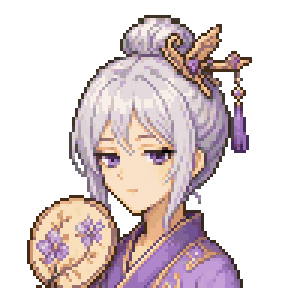
#> input picture assets/portraits/pool/advisor_f_04.png, 96 x 96 px (shown 3 times larger)
$ python fix_portraits.py ../../assets/portraits/pool/advisor_f_04.png ../../assets/portraits/pool/advisor_f_05.png
#> lines starting #> are read from the running program, lines starting #| are printed output that depends on the picture
"""Turns a big AI portrait into a game pool portrait (96x96, transparent, see
docs/portrait_ai_guide.md).

A Gemini image (1024x1024) first loses its faint white sparkle watermark: the watermark's
alpha, measured once on plain green backgrounds, is in gemini_sparkle.png and is blended out.
Fake pixel art (an image upscaled from a small sprite, often unevenly and as a JPEG) is first
brought back to its real pixels: the block size and offset are measured on each axis from the
edges, and every block takes the median color of its middle. The background is then removed:
a flat key color (the corners' color, e.g. the #00FF00 asked for in the prompt) or a baked-in
checkerboard. The figure is cropped, shrunk only if wider than 96 px, and placed 5 px below the
top (a short figure sits on the bottom edge); whatever does not fit is cut at the bottom. Hard alpha, at most 48 colors.

    python tools/art/fix_portraits.py <source image> <output .png>
"""
import sys
from collections import deque
from pathlib import Path

import numpy as np
from PIL import Image

SIZE, TOP, COLORS = 96, 5, 48
# Block sizes the grid search tries, in source pixels.
MIN_BLOCK, MAX_BLOCK, BLOCK_STEP = 3.0, 20.0, 0.05
# Gemini's watermark: its alpha mask and where its top-left corner sits in a 1024x1024 image.
GEMINI_SIZE, GEMINI_SPARKLE_AT = (1024, 1024), 864
GEMINI_SPARKLE = Path(__file__).with_name("gemini_sparkle.png")


def remove_gemini_sparkle(im: Image.Image) -> Image.Image:
    """Undoes the white watermark blend: shown = (1 - alpha) * color + alpha * white."""
    if im.size != GEMINI_SIZE:
        return im
    alpha = np.asarray(Image.open(GEMINI_SPARKLE), dtype=float)[..., None] / 255.0
    a = np.asarray(im).astype(float)
    at, size = GEMINI_SPARKLE_AT, alpha.shape[0]
    area = a[at:at + size, at:at + size, :3]
    a[at:at + size, at:at + size, :3] = np.clip((area - alpha * 255.0) / (1.0 - alpha), 0, 255)
    return Image.fromarray(a.round().astype(np.uint8))


def find_grid(gray: np.ndarray, axis: int) -> tuple[float, float]:
    """(block size, offset of the first block edge) along an axis, from the edge strength."""
    edges = np.abs(np.diff(gray, axis=axis)).sum(axis=1 - axis)
    edges = edges - edges.mean()
    positions = np.arange(len(edges)) + 0.5
    best = (0.0, 1.0, 0.0)
    for period in np.arange(MIN_BLOCK, MAX_BLOCK, BLOCK_STEP):
        wave = (edges * np.exp(2j * np.pi * positions / period)).sum()
        # Weight by sqrt(period): smaller divisors of the real block size fit almost as well.
        score = abs(wave) * period ** 0.5
        if score > best[0]:
            best = (score, period, (np.angle(wave) / (2 * np.pi) * period) % period)
    return best[1], best[2]


def to_real_pixels(im: Image.Image) -> Image.Image:
    rgb = np.asarray(im.convert("RGB"), dtype=float)
    gray = rgb.mean(axis=2)
    (px, ox), (py, oy) = find_grid(gray, 1), find_grid(gray, 0)
    if px < 2.0 and py < 2.0:
        return im.convert("RGBA")
    xs = np.arange(ox - px, im.width, px)
    ys = np.arange(oy - py, im.height, py)
    out = np.zeros((len(ys) - 1, len(xs) - 1, 3), dtype=np.uint8)
    for j in range(len(ys) - 1):
        y0, y1 = ys[j] + (ys[j + 1] - ys[j]) * 0.25, ys[j] + (ys[j + 1] - ys[j]) * 0.75
        for i in range(len(xs) - 1):
            x0, x1 = xs[i] + (xs[i + 1] - xs[i]) * 0.25, xs[i] + (xs[i + 1] - xs[i]) * 0.75
            cell = rgb[max(0, int(y0)):max(1, int(np.ceil(y1))), max(0, int(x0)):max(1, int(np.ceil(x1)))]
            if cell.size:
                out[j, i] = np.median(cell.reshape(-1, 3), axis=0)
    print("  grid %.2f x %.2f px -> %d x %d" % (px, py, out.shape[1], out.shape[0]))
    return Image.fromarray(out).convert("RGBA")


def remove_key_color(im: Image.Image, key: tuple, tolerance: float = 90.0) -> Image.Image:
    a = np.asarray(im).copy()
    diff = np.sqrt(((a[..., :3].astype(float) - np.array(key[:3], dtype=float)) ** 2).sum(axis=2))
    a[diff < tolerance, 3] = 0
    return Image.fromarray(a)


def is_checker(p) -> bool:
    r, g, b, a = p
    return a < 128 or (min(r, g, b) >= 226 and max(r, g, b) - min(r, g, b) <= 8)


def remove_checker(im: Image.Image) -> Image.Image:
    """Flood fill from the borders through near-white gray pixels (a painted checkerboard)."""
    w, h = im.size
    px = im.load()
    seen = bytearray(w * h)
    queue = deque((x, y) for x in range(w) for y in (0, h - 1))
    queue.extend((x, y) for y in range(h) for x in (0, w - 1))
    while queue:
        x, y = queue.popleft()
        if seen[y * w + x]:
            continue
        seen[y * w + x] = 1
        if not is_checker(px[x, y]):
            continue
        px[x, y] = (0, 0, 0, 0)
        for nx, ny in ((x + 1, y), (x - 1, y), (x, y + 1), (x, y - 1)):
            if 0 <= nx < w and 0 <= ny < h and not seen[ny * w + nx]:
                queue.append((nx, ny))
    return im


def corner_color(im: Image.Image) -> tuple:
    """The background color: the top edge and the upper half of the sides (a bust touches the
    bottom, so the bottom corners are clothes)."""
    a = np.asarray(im.convert("RGBA"))
    half = a.shape[0] // 2
    border = np.concatenate([a[:4].reshape(-1, 4), a[:half, :4].reshape(-1, 4), a[:half, -4:].reshape(-1, 4)])
    return tuple(int(v) for v in np.median(border, axis=0))


def fix(src: str, dst: str) -> None:
    im = remove_gemini_sparkle(Image.open(src).convert("RGBA"))
#> im is the input picture: PIL image 96x96 RGBA; mean R, G, B, A 89.4, 76.3, 77.4, 123.1
    key = corner_color(im)
#> in corner_color, `border = np.concatenate([a[:4].reshape(-1, 4), a[:half, :4].reshape(-1..`: border = 768 rows, first 6: [0, 0, 0, 0], [0, 0, 0, 0], [0, 0, 0, 0], [0, 0, 0, 0], [0, 0, 0, 0], [0, 0, 0, 0]
#> key = (0, 0, 0, 0)
    im = to_real_pixels(im)
#> in to_real_pixels, `rgb = np.asarray(im.convert("RGB"), dtype=float)`:
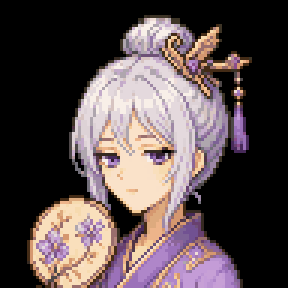
#> rgb: shape (96, 96, 3) float64 (shown 3 times larger); mean R, G, B 89.4, 76.3, 77.4
#> in to_real_pixels, `gray = rgb.mean(axis=2)`:
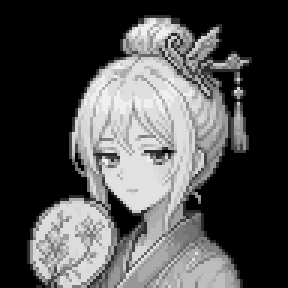
#> gray: shape (96, 96) float64 (shown 3 times larger); min 0, max 239.7, mean 81
#> in find_grid, `edges = np.abs(np.diff(gray, axis=axis)).sum(axis=1 - axis)`: edges = 95 values, max 4332.3 at index 56, min 0 at index 0, mean 1730.4
#> in find_grid, `edges = edges - edges.mean()`: edges = 95 values, max 2601.9 at index 56, min -1730.4 at index 0, mean 1.39e-13
#> in find_grid, `positions = np.arange(len(edges)) + 0.5`: positions = 95 values from 0.5 to 94.5
#> the loop in find_grid, `for period in np.arange(MIN_BLOCK, MAX_BLOCK, BLOCK_STEP):` made 340 passes
#> (score, best) on passes 1, 3, 7, 8, 22, 29, 30, 37, 42, 43, 44, 61: (3080.6, (3080.6, 3, 2.6)), (3285.3, (3285.3, 3.1, 2.56)), (6348, (6348, 3.3, 3.15)), (6673.5, (6673.5, 3.35, 2.61)), (7199.2, (7199.2, 4.05, 2.91)), (8009.2, (8009.2, 4.4, 3.6)), (8882.6, (8882.6, 4.45, 2.98)), (9030.6, (9030.6, 4.8, 4.57)), (11779, (11779, 5.05, 4.61)), (15226.3, (15226.3, 5.1, 4.28)), (16219.6, (16219.6, 5.15, 3.94)), (19113.8, (19113.8, 6, 0.34))
#> score on passes 2, 4, 5, 6, 9, 10: 1733, 2785.3, 1179.8, 1188.2, 4003.6, 6025.3
#> after the loop in find_grid, `for period in np.arange(MIN_BLOCK, MAX_BLOCK, BLOCK_STEP):`: best = (75221.4, 17.1, 12.18)
#> the loop in find_grid (call 2), `for period in np.arange(MIN_BLOCK, MAX_BLOCK, BLOCK_STEP):` made 340 passes
#> (score, best) on passes 1, 5, 6, 8, 9, 73, 74, 75, 76, 88, 89, 90: (4106.8, (4106.8, 3, 1.81)), (6300.8, (6300.8, 3.2, 3.01)), (7814.1, (7814.1, 3.25, 2.5)), (11462.6, (11462.6, 3.35, 2.44)), (14895, (14895, 3.4, 2)), (15381.4, (15381.4, 6.6, 5.5)), (16845.5, (16845.5, 6.65, 5.4)), (17864.5, (17864.5, 6.7, 5.26)), (18156.3, (18156.3, 6.75, 5.09)), (19490, (19490, 7.35, 5.51)), (21150.4, (21150.4, 7.4, 5.33)), (22186.1, (22186.1, 7.45, 5.14))
#> score on passes 2, 3, 4, 7, 10, 11: 2925.4, 642.7, 1327.8, 5340.6, 11402.4, 5320.3
#> in to_real_pixels, `(px, ox), (py, oy) = find_grid(gray, 1), find_grid(gray, 0)`: px = 17.1; ox = 12.18; py = 18.7; oy = 12.11
#|   grid 17.10 x 18.70 px -> 5 x 5
    if key[3] >= 128:
        r, g, b = key[:3]
        flat_gray = min(r, g, b) >= 226 and max(r, g, b) - min(r, g, b) <= 8
        im = remove_checker(im) if flat_gray else remove_key_color(im, key)
    alpha = im.getchannel("A").point(lambda v: 255 if v >= 128 else 0)
    im.putalpha(alpha)
    im = im.crop(im.getbbox())
    if im.width > SIZE:
        im = im.resize((SIZE, max(1, round(im.height * SIZE / im.width))), Image.NEAREST)
    alpha = im.getchannel("A")
    rgb = Image.new("RGB", im.size)
    rgb.paste(im.convert("RGB"), mask=alpha)
    piece = rgb.quantize(COLORS, method=Image.Quantize.MEDIANCUT).convert("RGBA")
    piece.putalpha(alpha)
    out = Image.new("RGBA", (SIZE, SIZE), (0, 0, 0, 0))
#> out: PIL image 96x96 RGBA; every value is 0
    # 5 px below the top, cut at the bottom; a short figure sits on the bottom edge instead.
    out.paste(piece, ((SIZE - im.width) // 2, max(TOP, SIZE - im.height)), piece)
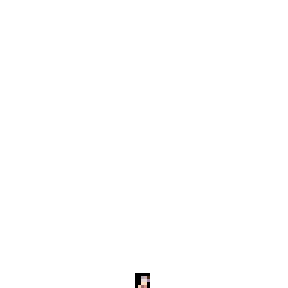
#> out: PIL image 96x96 RGBA (shown 3 times larger); mean R, G, B, A 0.2, 0.2, 0.2, 0.7; transparent parts drawn white
    out.save(dst)


if __name__ == "__main__":
    fix(sys.argv[1], sys.argv[2])

$ run again, on assets/portraits/pool/advisor_f_06.png
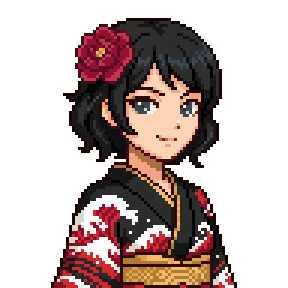
#> input picture assets/portraits/pool/advisor_f_06.png, 96 x 96 px (shown 3 times larger)
#> in fix, im is the input picture: PIL image 96x96 RGBA; mean R, G, B, A 48.6, 33, 29.9, 111.5
#> border = 768 rows, first 6: [0, 0, 0, 0], [0, 0, 0, 0], [0, 0, 0, 0], [0, 0, 0, 0], [0, 0, 0, 0], [0, 0, 0, 0]
#> key = (0, 0, 0, 0)
#> in to_real_pixels, `rgb = np.asarray(im.convert("RGB"), dtype=float)`:
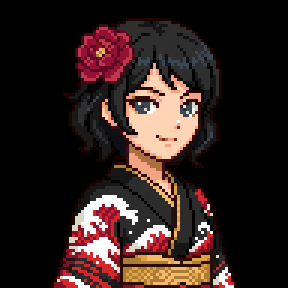
#> rgb: shape (96, 96, 3) float64 (shown 3 times larger); mean R, G, B 48.6, 33, 29.9
#> in to_real_pixels, `gray = rgb.mean(axis=2)`:
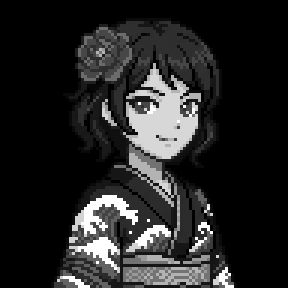
#> gray: shape (96, 96) float64 (shown 3 times larger); min 0, max 255, mean 37.1
#> in find_grid, `edges = np.abs(np.diff(gray, axis=axis)).sum(axis=1 - axis)`: edges = 95 values, max 3945 at index 56, min 0 at index 0, mean 1372.9
#> in find_grid, `edges = edges - edges.mean()`: edges = 95 values, max 2572.1 at index 56, min -1372.9 at index 0, mean -1.96e-13
#> positions = 95 values from 0.5 to 94.5
#> the loop in find_grid, `for period in np.arange(MIN_BLOCK, MAX_BLOCK, BLOCK_STEP):` made 340 passes
#> (score, best) on passes 1, 5, 6, 7, 8, 49, 50, 69: (6405.1, (6405.1, 3, 0.0943)), (7032.5, (7032.5, 3.2, 1.83)), (8666.3, (8666.3, 3.25, 0.867)), (13136.8, (13136.8, 3.3, 3.17)), (14815, (14815, 3.35, 2.38)), (15162.9, (15162.9, 5.4, 4.69)), (15702.8, (15702.8, 5.45, 4.21)), (17881.1, (17881.1, 6.4, 5.93))
#> the loop in find_grid (call 2), `for period in np.arange(MIN_BLOCK, MAX_BLOCK, BLOCK_STEP):` made 340 passes
#> (score, best) on passes 1, 2, 4, 5, 6, 7, 34, 35: (7385.5, (7385.5, 3, 1.23)), (9727.5, (9727.5, 3.05, 2.66)), (10198.8, (10198.8, 3.15, 2.68)), (10982.7, (10982.7, 3.2, 1.46)), (13257.7, (13257.7, 3.25, 3.24)), (15710.1, (15710.1, 3.3, 2.14)), (16216, (16216, 4.65, 0.0435)), (19872.1, (19872.1, 4.7, 3.93))
#> px = 14.65; ox = 11.07; py = 19.45; oy = 12.45
#|   grid 14.65 x 19.45 px -> 6 x 5

$ run again, on assets/portraits/pool/advisor_f_07.png
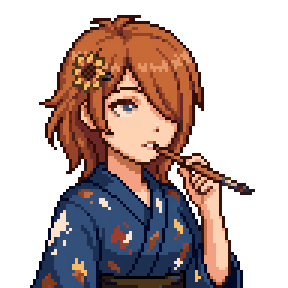
#> input picture assets/portraits/pool/advisor_f_07.png, 96 x 96 px (shown 3 times larger)
#> in fix, im is the input picture: PIL image 96x96 RGBA; mean R, G, B, A 59, 42.1, 38.8, 124.8
#> border = 768 rows, first 6: [0, 0, 0, 0], [0, 0, 0, 0], [0, 0, 0, 0], [0, 0, 0, 0], [0, 0, 0, 0], [0, 0, 0, 0]
#> key = (0, 0, 0, 0)
#> in to_real_pixels, `rgb = np.asarray(im.convert("RGB"), dtype=float)`:
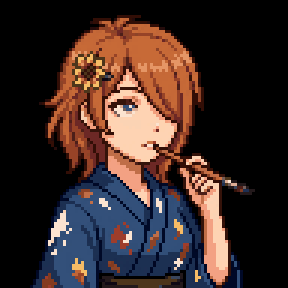
#> rgb: shape (96, 96, 3) float64 (shown 3 times larger); mean R, G, B 59, 42.1, 38.8
#> in to_real_pixels, `gray = rgb.mean(axis=2)`:
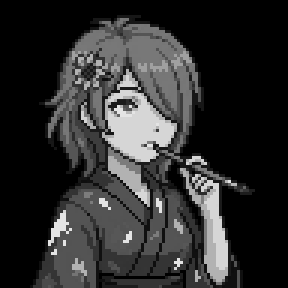
#> gray: shape (96, 96) float64 (shown 3 times larger); min 0, max 228.7, mean 46.7
#> in find_grid, `edges = np.abs(np.diff(gray, axis=axis)).sum(axis=1 - axis)`: edges = 95 values, max 3609 at index 63, min 0 at index 0, mean 1448
#> in find_grid, `edges = edges - edges.mean()`: edges = 95 values, max 2161 at index 63, min -1448 at index 0, mean -2.25e-13
#> positions = 95 values from 0.5 to 94.5
#> the loop in find_grid, `for period in np.arange(MIN_BLOCK, MAX_BLOCK, BLOCK_STEP):` made 340 passes
#> (score, best) on passes 1, 8, 13, 21, 22, 33, 34, 64: (7017.3, (7017.3, 3, 0.819)), (7111.7, (7111.7, 3.35, 2.22)), (10367.2, (10367.2, 3.6, 2.86)), (14398.2, (14398.2, 4, 3.5)), (14960.7, (14960.7, 4.05, 2.84)), (16395.5, (16395.5, 4.6, 3.37)), (16777.9, (16777.9, 4.65, 2.93)), (17313.3, (17313.3, 6.15, 4.63))
#> after the loop in find_grid, `for period in np.arange(MIN_BLOCK, MAX_BLOCK, BLOCK_STEP):`: best = (53747.5, 16.8, 15.1)
#> the loop in find_grid (call 2), `for period in np.arange(MIN_BLOCK, MAX_BLOCK, BLOCK_STEP):` made 340 passes
#> (score, best) on passes 1, 8, 9, 13, 14, 18, 19, 30: (3859.1, (3859.1, 3, 2.67)), (4067.4, (4067.4, 3.35, 2.67)), (4128.4, (4128.4, 3.4, 2.24)), (5452.2, (5452.2, 3.6, 0.408)), (8086.9, (8086.9, 3.65, 3.39)), (8936.4, (8936.4, 3.85, 2.83)), (9595.2, (9595.2, 3.9, 2.04)), (10608.3, (10608.3, 4.45, 3.42))
#> px = 16.8; ox = 15.1; py = 13.65; oy = 8.68
#|   grid 16.80 x 13.65 px -> 5 x 7
